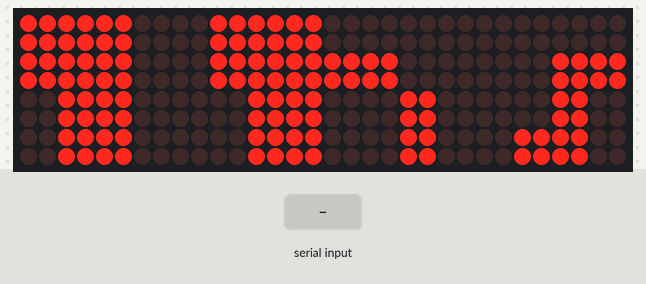
Recording of a sketch running on a simulated Arduino Uno, built with avr-gcc and run on an emulated ATmega328P. Shown: 32×8 LED matrix. Inputs (shaded band) come from the test bench.

Above: at 1.2 s.
1.3 s: "1" received over Serial
At 3.1 s:
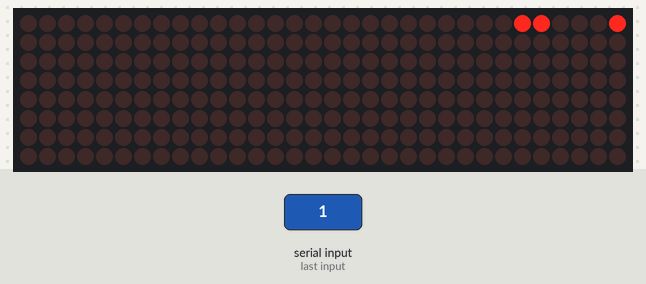
3.8 s: "0" received over Serial
6.3 s: "2" received over Serial
At 7.9 s:
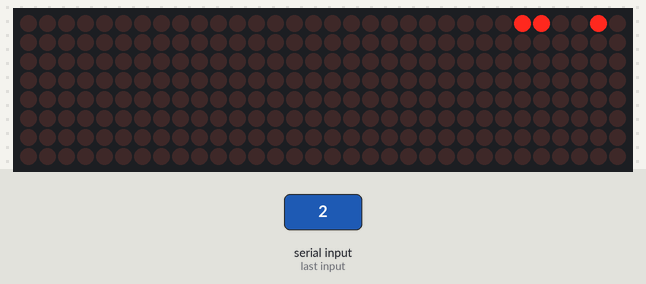
Timing chart, 0 to 9.4 s (numbered marks = the images above; inputs shaded):
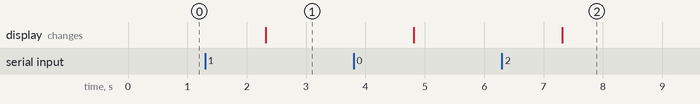

Measured:
- after the input at 1.3 s, the display: changes after 1.0 s (image 1)
- after the input at 6.3 s, the display: changes after 1.0 s (image 2)

The sketch:

badapple.ino
```cpp
#include "LedControl.h"
//  pin 12 is connected to the DataIn
//  pin 11 is connected to the CLK
//  pin 10 is connected to LOAD
//  4 devices connected together
const byte sus[] =
{
0x00, 0x00, 0x00, 0x00, 0x0f, 0xf0, 0x0f, 0xf0, 0x0c, 0x0c, 0x0c, 0x0c, 0x3c, 0x0c, 0x3c, 0x0c, 0x3f, 0xfc, 0x3f, 0xfc, 0x3f, 0xfc, 0x3f, 0xfc, 0x0f, 0x3c, 0x0f, 0x3c, 0x0f, 0x3c, 0x0f, 0x3c
};
bool got_video = false;
LedControl lc=LedControl(12,11,10,4);

byte bytes[32];

void setup() {
  Serial.begin(9600);
  int devices=lc.getDeviceCount();
  for(int address=0;address<devices;address++) {
    lc.shutdown(address,false);
    lc.setIntensity(address,8);
    lc.clearDisplay(address);
  }
}

void loop() {
  if (Serial.available()) {
    Serial.readBytes(bytes, 32);
    got_video = true;
    updateFrame(bytes);

  }
  else {
    if(!got_video) {
      updateFrame(sus);
    }
  }

}

void updateFrame(byte array[]) {
  lc.setRow(0, 0, array[0]);
  lc.setRow(0, 1, array[2]);
  lc.setRow(0, 2, array[4]);
  lc.setRow(0, 3, array[6]);
  lc.setRow(0, 4, array[8]);
  lc.setRow(0, 5, array[10]);
  lc.setRow(0, 6, array[12]);
  lc.setRow(0, 7, array[14]);

  lc.setRow(1, 0, array[1]);
  lc.setRow(1, 1, array[3]);
  lc.setRow(1, 2, array[5]);
  lc.setRow(1, 3, array[7]);
  lc.setRow(1, 4, array[9]);
  lc.setRow(1, 5, array[11]);
  lc.setRow(1, 6, array[13]);
  lc.setRow(1, 7, array[15]);

  lc.setRow(2, 0, array[16]);
  lc.setRow(2, 1, array[18]);
  lc.setRow(2, 2, array[20]);
  lc.setRow(2, 3, array[22]);
  lc.setRow(2, 4, array[24]);
  lc.setRow(2, 5, array[26]);
  lc.setRow(2, 6, array[28]);
  lc.setRow(2, 7, array[30]);

  lc.setRow(3, 0, array[17]);
  lc.setRow(3, 1, array[19]);
  lc.setRow(3, 2, array[21]);
  lc.setRow(3, 3, array[23]);
  lc.setRow(3, 4, array[25]);
  lc.setRow(3, 5, array[27]);
  lc.setRow(3, 6, array[29]);
  lc.setRow(3, 7, array[31]);
}
```
